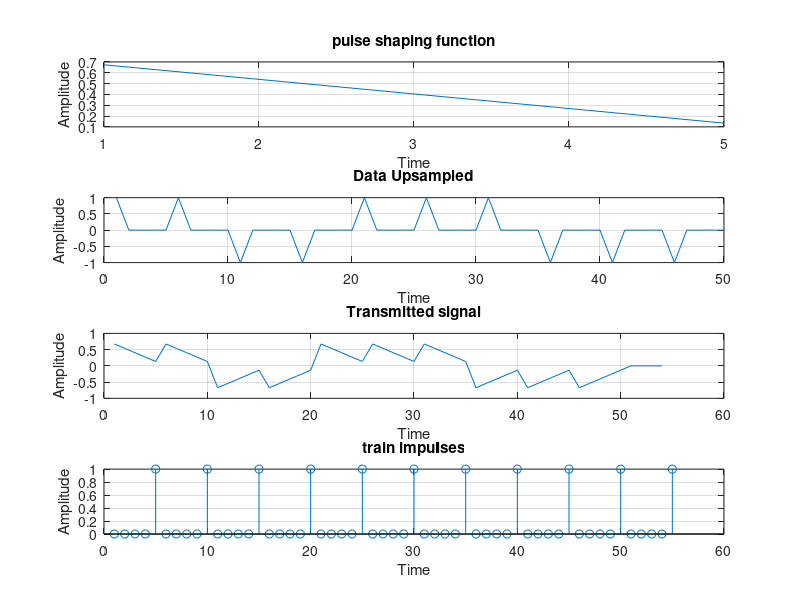
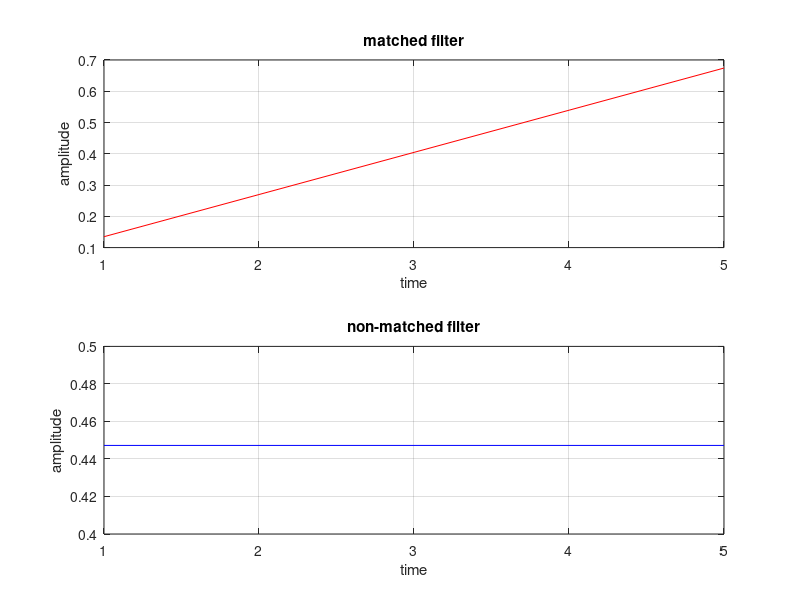
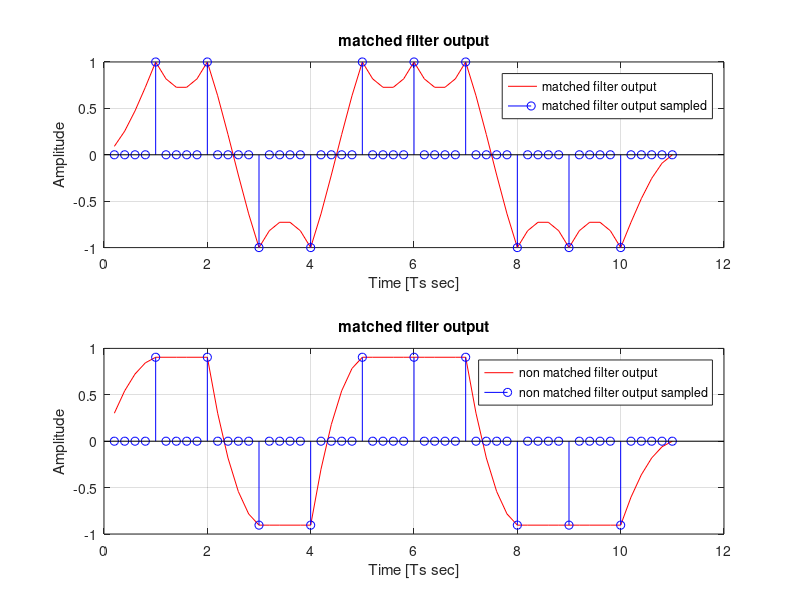
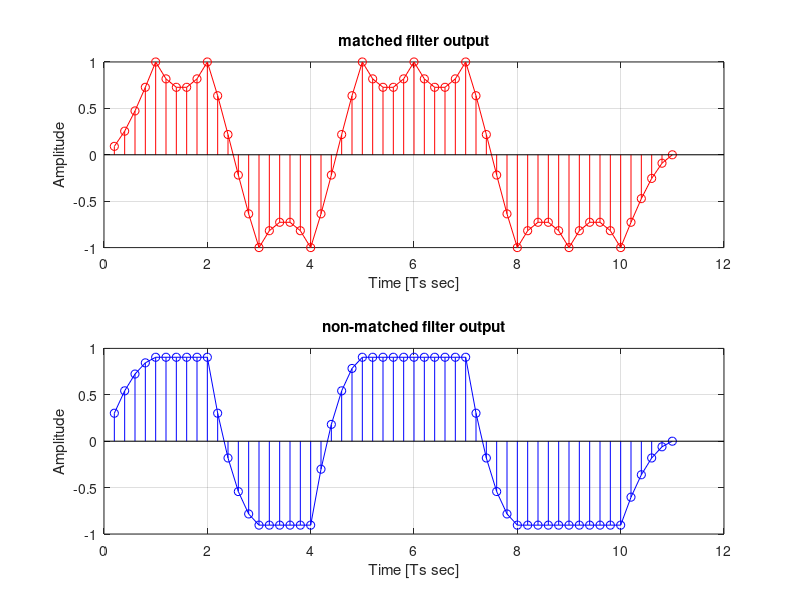

These figures' MATLAB source, in order: (Note: this script raises an error after producing the figures.)
%%%%%%%%%%%%%%%%%%% Requirement 1 %%%%%%%%%%%%%%%%%%%
ts = 1;        
Rs = 1/ts;    
p = [5 4 3 2 1]/sqrt(55);
n_bits = 10;
n_samples = 5;
data = randi ([0,1],1,n_bits);
polar_data = (2*data)-1;
data_upsampled = upsample(polar_data,n_samples);
y = conv(data_upsampled, p);
 
figure;
subplot(4,1,1);
plot(p);
grid on;
title("pulse shaping function");   
xlabel("Time");
ylabel("Amplitude");
 
subplot(4,1,2);
plot(data_upsampled);
grid on;
title("Data Upsampled");   
xlabel("Time");
ylabel("Amplitude");
 
subplot(4,1,3);
plot(y);
grid on;
title("Transmitted signal"); 
xlabel("Time");
ylabel("Amplitude");
 
%%%%%%%%%%%%%%%%%%%%  Filters %%%%%%%%%%%%%%%%%%%%%%%%%%%%%%%
matched_filter = fliplr(p);
non_matched_filter = [1 1 1 1 1]/sqrt(5);
 
%%%%%%%%%%%%%%%%%%%%% output of filters%%%%%%%%%%%%%%%%%%%%%%
matched_filter_out = conv(y,matched_filter);
non_matched_filter_out = conv(y,non_matched_filter);
%%%%%%%%%%%%%%%%%%%%%Creation of Train Impulses%%%%%%%%%%%%%%
train_impulses = repmat([0 0 0 0 1],1,floor( size(matched_filter_out,2)/n_samples) );
subplot(4,1,4);
stem(train_impulses);
grid on;
title("train impulses"); 
xlabel("Time");
ylabel("Amplitude");
%%%%%%%%%%%%%%%%%%%%%%%%%%%%%%%%%%%%%%%%%%%%%%%%%%%%%%%%%%%%%
%to adjust length
matched_filter_out = matched_filter_out(1:length(train_impulses));
non_matched_filter_out = non_matched_filter_out(1:length(train_impulses));
 
matched_filter_out_s     = matched_filter_out .* train_impulses ;
non_matched_filter_out_s = non_matched_filter_out .* train_impulses ;
 
correlator_out = zeros(1, length(y) - length(p) + 6);
for i = 1:5:length(y) - length(p) + 1
    out = 0;
    for j = 1:length(p)
        out = out + y(i+j-1) * p(j);
        correlator_out(i+j-1) = out; 
    end
end
corr_out_s = correlator_out .* train_impulses ;
 
 
%%%%%%%%%%%%%%%%%%%%%%%%%%%%%%%%%%%%%%% Plotting %%%%%%%%%%%%%%%%%%%%%%%%%%%%%%%%%%%%%%%%%%%%%%%%%%%%%%%%%%%%%%%%%%%%%%%%
figure('Name','Filters');
subplot(2,1,1);
plot(matched_filter,'r');
grid on
xlabel('time');
ylabel('amplitude');
title('matched filter');
subplot(2,1,2);
plot(non_matched_filter,'b');
grid on
xlabel('time');
ylabel('amplitude');
title('non-matched filter');
 
figure('Name','output of the filters and after sample');
x_rescaled = (1:length(matched_filter_out)) / 5;
subplot(2,1,1);
plot(x_rescaled,matched_filter_out,'r');
hold on;
stem(x_rescaled,matched_filter_out_s,'b -o');
hold off;
grid on
xlabel('Time [Ts sec]');
ylabel('Amplitude');
title('matched filter output');
legend 'matched filter output' 'matched filter output sampled';
 
subplot(2,1,2);
plot(x_rescaled,non_matched_filter_out,'r');
hold on;
stem(x_rescaled,non_matched_filter_out_s,'b -o');
hold off;
grid on
xlabel('Time [Ts sec]');
ylabel('Amplitude');
title('matched filter output');
legend 'non matched filter output' 'non matched filter output sampled';
 
figure('Name','Comparison between the outputs of the filters at the sampling instants');
subplot(2,1,1);
plot(x_rescaled,matched_filter_out,'r');
hold on;
stem(x_rescaled,matched_filter_out,'r');
hold off;
grid on
xlabel('Time [Ts sec]');
ylabel('Amplitude');
title('matched filter output');
subplot(2,1,2);
plot(x_rescaled,non_matched_filter_out,'b');
hold on;
stem(x_rescaled,non_matched_filter_out,'b');
hold off;
grid on
xlabel('Time [Ts sec]');
ylabel('Amplitude');
title('non-matched filter output');
 
figure('Name',' Comparison between the outputs of the filters after sampling');
plot(x_rescaled,matched_filter_out_s,'r-');
hold on;
plot(x_rescaled,non_matched_filter_out_s,'b--');
hold off;
grid on;
xlabel('Time [Ts sec]');
ylabel('Amplitude');
title('Comparison between the outputs of the filters after sampling ');
legend 'matched filter' 'non matched filter';
 
figure('Name','output of matched and correlator');
subplot(2,1,1);
plot(x_rescaled,matched_filter_out,'r');
hold on;
stem(x_rescaled,matched_filter_out_s,'b -o');
hold off;
grid on
xlabel('Time [Ts sec]');
ylabel('Amplitude');
title('matched filter output');
legend 'matched filter output' 'matched filter output sampled';
 
subplot(2,1,2);
plot(x_rescaled,correlator_out,'r');
hold on;
stem(x_rescaled,corr_out_s,'b -o');
hold off;
grid on
xlabel('Time [Ts sec]');
ylabel('Amplitude');
title('matched filter output');
legend 'correlator output' 'correlator output sampled';
 
 
figure('Name','output of matched and correlator after sampling');
plot(x_rescaled,matched_filter_out_s,'r-');
hold on;
plot(x_rescaled,corr_out_s,'b--');
hold off;
grid on;
xlabel('Time [Ts sec]');
ylabel('Amplitude');
title('output of matched and correlator after sampling');
legend 'matched filter' correlator;
 
%%%%%%%%%%%%%%%%%%%%%%%%%%%%%%%%%%%%%%%%%%%%%%%%%%%%%%%%%%%%%%%%%%%%%%%%%%%%%%%%%%%%%%%%%%%%%%%%%%%%%%%%%%%%%%%
%%%%%%%%%%%%%%%%%%%%%%%%%%%%%%%%%%%%%%%%%%%%%%%%%%%%%%%%%%%%%%%%%%%%%%%%%%%%%%%%%%%%%%%%%%%%%%%%%%%%%%%%%%%%%%%
%%%%%%%%%%%%%%%%%%% Noise Analysis && Requirement 2 %%%%%%%%%%%%%%%%%%%
 
n_bits = 10^4;
n_samples = 5;
data = randi ([0,1],[1,n_bits]);
polar_data = (2*data)-1;
data_upsampled = upsample(polar_data,n_samples);
 
p = [5 4 3 2 1]/sqrt(55);
 
y = conv(data_upsampled, p);
y = y(y~=0);
 
unity_noise = randn(1,5*n_bits);
 
matched_filter = fliplr(p);
non_matched_filter_2 = [5 5 5 5 5]/sqrt(125);
 
snr = -2:1:5;
 
BER_theoretical = zeros(size(snr));
BER_1 = zeros(size(snr));
BER_2 = zeros(size(snr));
 
for i=snr
    index=i+3;
    no=1/db2mag(i);
    mean = 0;
    var=sqrt(no/2);
    noise = mean + var *unity_noise;
    v= y + noise;
    
    v_matched_filter    = conv(v,matched_filter);
    v_non_matched_filter= conv(v,non_matched_filter_2);
    
    v_matched_filter_out = zeros(1, size(polar_data, 2));
    v_non_matched_filter_out = zeros(1, size(polar_data, 2));
    
    for j = 1:1:size(polar_data, 2)
       if v_matched_filter(5*j) > 0
           v_matched_filter_out(j) = 1;
       else
           v_matched_filter_out(j) = -1;
       end
       
       if v_non_matched_filter(5*j) > 0
           v_non_matched_filter_out(j) = 1;
       else
           v_non_matched_filter_out(j) = -1;
       end 
   end
    temp = v_matched_filter_out ~= polar_data;
    BER_1(index) = sum(temp)/n_bits;
    
    temp = v_non_matched_filter_out ~= polar_data;
    BER_2(index) = sum(temp)/n_bits;
    
    BER_theoretical(index) = 0.5*erfc(sqrt(1/no));
    
end
 
figure("name" , 'BER plot');
subplot(2,2,1);
semilogy(snr,BER_1); 
title("BER matched filter");   
grid on;
xlabel("Eb/No");
ylabel("BER");
 
subplot(2,2,2); 
semilogy (snr,BER_2);
title("BER non matched filter");   
grid on;
xlabel("Eb/No");
ylabel("BER");
 
subplot(2,2,3);
semilogy(snr,BER_theoretical);
title("BER theoretical"); 
grid on;
xlabel("Eb/No");
ylabel("BER");
 
subplot(2,2,4);
semilogy(snr,BER_theoretical,'b');
hold on;
semilogy(snr,BER_1,'r'); 
semilogy (snr,BER_2,'g');
hold off;
title("BER Comparision"); 
legend 'BER theoretical' 'BER matched filter' 'BER non matched filter';
grid on;
xlabel("Eb/No");
ylabel("BER");
%%%%%%%%%%%%%%%%%%%%%%%%%%%%%%%%%%%%%%%%%%%%%%%%%%%%%%%%%%%%%%%%%%%%%%%%%%%%%
%%%%%%%%%%%%%%%%%%%%%%%%%%%%%%%%%%%%%%%%%%%%%%%%%%%%%%%%%%%%%%%%%%%%%%%%%%%%%
%%%%%%%%%%%%%%%%%%% ISI && Requirement 3 %%%%%%%%%%%%%%%%%%%
 n_bits = 100; 
data = randi([0, 1], [1, n_bits]);
polar_data = (2 * data) - 1;
data_upsampled = upsample(polar_data, n_samples);
 
R_cases = [0, 0, 1, 1];
delay_cases = [2, 8, 2, 8];
figure("Name", 'rcosine filter');
for i = 1:4 
    R = R_cases(i);
    delay = delay_cases(i);
   
    % the square root raised cosine filter
    filter = rcosine(1, n_samples, 'sqrt', R, delay);
    figure(9);
    subplot(2, 2, i);
    plot(filter);
    title("rcosine filter R: " + R + " Delay: " + delay);   
    xlabel("time samples");
    ylabel("Amplitude");
        
    transmit_data = conv(data_upsampled, filter,'same');
    receive_data = conv(transmit_data, filter,'same');  
    
    % Ensure transmit_data and receive_data have the same length
    min_length = min(length(transmit_data), length(receive_data));
    transmit_data = transmit_data(1:min_length);
    receive_data = receive_data(1:min_length);
    
    eye_diagram_data = [transmit_data ; receive_data];
 
    eye_diagram_I = eyediagram(eye_diagram_data(1,:), n_samples * 2); % In-phase
    title("Eye Diagram for In-Phase Signal when R="+R_cases(i)+" & delay="+delay_cases(i)+"");
 
    eye_diagram_Q = eyediagram(eye_diagram_data(2,:), n_samples * 2); % Quadrature
    title("Eye Diagram for Quadrature Signal when R="+R_cases(i)+" & delay="+delay_cases(i)+"");
end
